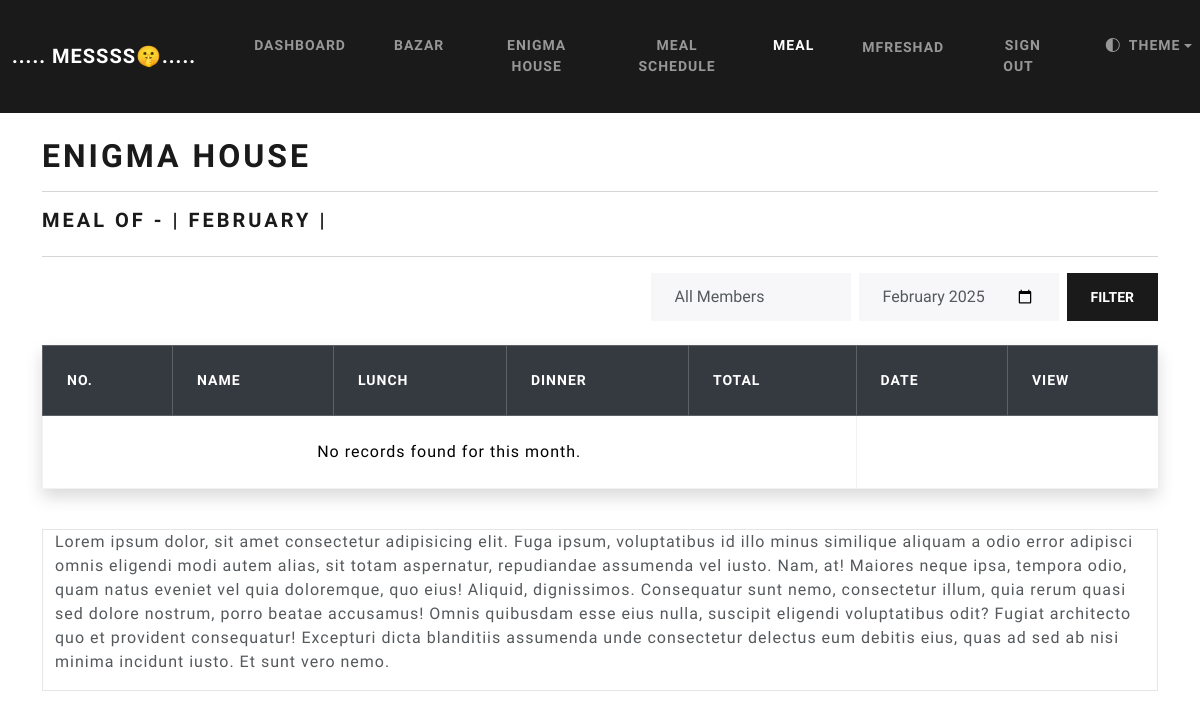
The page /meal (signed in) on the database as committed earlier.
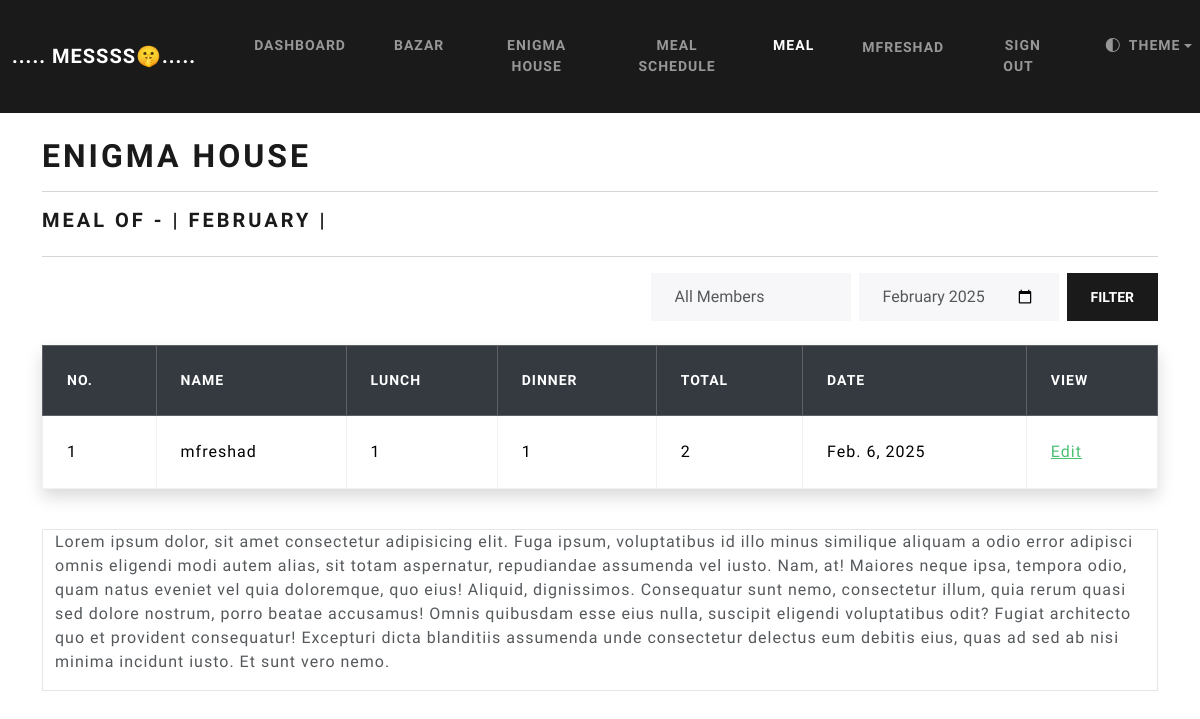
The same page on the database as committed later.
### webapp/models.py (models this page shows, shortened)
class User(AbstractBaseUser):
    first_name = models.CharField(max_length=50)
    last_name = models.CharField(max_length=50)
    username = models.CharField(max_length=50, unique=True)
    email = models.EmailField(max_length=100 , unique=True)
    phone = models.CharField(max_length=15, blank=True, unique=False, null=True)
    date_joined = models.DateTimeField(auto_now_add=True)
    last_login = models.DateTimeField(auto_now_add=True)
    created_login = models.DateTimeField(auto_now_add=True)
    modified_login = models.DateTimeField(auto_now_add=True)
    is_admin = models.BooleanField(default=False)
    is_staff = models.BooleanField(default=False)
    is_active = models.BooleanField(default=True)
    is_superadmin = models.BooleanField(default=False)
    in_mess = models.ForeignKey(
        Mess,
        on_delete=models.SET_NULL,
        null=True,
        blank=True,
        related_name='user'
    )
    USERNAME_FIELD = 'email'
    REQUIRED_FIELDS = ['username', 'first_name', 'last_name']
    objects = UserManager()
    def __str__(self):
        return self.username

class Mess(models.Model):
    name = models.CharField(max_length=100)
    mess_code = models.CharField(max_length=8, unique=True)
    lunch_update_time =  models.TimeField(default="08:00")
    meal_update_time =  models.TimeField(default="18:00")
    def __str__(self):
        return self.name

class Meal(models.Model):
    user = models.ForeignKey(
        User,
        on_delete=models.SET_NULL,
        null=True,
        blank=True,
        related_name='meal'
    )
    mess = models.ForeignKey(
        Mess,
        on_delete=models.SET_NULL,
        null=True,  # if Mess is deleted it will be NuLL
        related_name='meal'
    )
    lunch = models.IntegerField(default=0)  # Number of meals for lunch
    dinner = models.IntegerField(default=0)
    total_meal = models.IntegerField(default=0)
    date = models.DateField(auto_now_add=True)

### webapp/views.py (the view, shortened to what this page needs)
# urls.py: path('meal', views.meal_, name='meal_list'),
@login_required(login_url='my-login')
@never_cache
def meal_(request):
    if request.user.in_mess:
        current_date = datetime.now()
        selected_month = request.GET.get('month', current_date.strftime('%Y-%m'))
        selected_user = request.GET.get('user', '')
        try:
            year, month = map(int, selected_month.split('-'))
        except ValueError:
            year, month = current_date.year, current_date.month
        users_in_mess = User.objects.filter(in_mess=request.user.in_mess)
        all_meals = Meal.objects.filter(mess=request.user.in_mess, date__year=year, date__month=month)
        if selected_user and selected_user != "all":
            all_meals = all_meals.filter(user__username=selected_user)
        context = {
            'user_meal_totals' : all_meals,
            'selected_month': selected_month,
            'selected_user': selected_user,
            'users_in_mess': users_in_mess,
        }
    else:
        return redirect('join_mess')
    return render(request, 'webapp/meal.html' , context=context)

### webapp/templates/webapp/meal.html (shortened to what this page needs)
{% extends "webapp/base.html" %}
{% load crispy_forms_tags %}
{% block content %}
<h1> {{user.in_mess}} </h1>
<hr>
<div class="d-flex justify-content-between align-items-center flex-wrap">
    <span class="h4">Meal of - <strong id="demo"></strong></span>
</div>
<hr>
<form method="GET" class="d-flex align-items-center gap-2 flex-wrap justify-content-end">
    <select id="user" name="user" class="form-control" style="max-width: 200px">
        <option value="all" {% if selected_user == "all" %}selected{% endif %}>All Members</option>
    </select>
    <input
    type="month"
    id="month"
    name="month"
    class="form-control"
    style="max-width: 200px"
    value="{{ selected_month }}">
    <button type="submit" class="btn btn-primary" style="white-space: nowrap;">Filter</button>
</form>
<br>
<table class="table table-hover table-bordered shadow">
    <thead class="table-dark sticky-top mt-5">
      <th scope="col"> No. </th>
      <th scope="col"> Name </th>
      <th scope="col" > Lunch </th>
      <th scope="col"> Dinner </th>
      <th scope="col"> Total </th>
      <th scope="col"> Date </i> </th>
      {% if user.is_admin %}
      <th scope="col"> View </th>
      {% endif %}
    </thead>
    <tbody>
        {% if user_meal_totals %}
            {% for meal in user_meal_totals %}
                <tr>
                    <td>{{forloop.counter}}</td>
                    <td>{{meal.user}}</td>
                    <td>{{meal.lunch}}</td>
                    <td>{{meal.dinner}}</td>
                    <td>{{meal.total_meal}}</td>
                    <td>{{meal.date}}</td>
                    {% if user.is_admin %}
                    <td>
                        <a class="text-success edit-btn"
                           data-bs-toggle="modal"
                           data-bs-target="#exampleModal"
                           data-user="{{ meal.user }}"
                           data-lunch="{{ meal.lunch }}"
                           data-dinner="{{ meal.dinner }}"
                           data-date="{{ meal.date }}">
                           Edit
                        </a>
                    </td>
                    {% endif %}
                </tr>
            {% endfor %}
        {% else %}
        <tr>
            <td colspan="5" class="text-center">No records found for this month.</td>
        </tr
        {% endif %}
    </tbody>
  </table>
  <br>
 <div class="container bg-light bg-opacity-25">
    <p>Lorem ipsum dolor, sit amet consectetur adipisicing elit. Fuga ipsum, voluptatibus id illo minus similique aliquam a odio error adipisci omnis eligendi modi autem alias, sit totam aspernatur, repudiandae assumenda vel iusto. Nam, at! Maiores neque ipsa, tempora odio, quam natus eveniet vel quia doloremque, quo eius! Aliquid, dignissimos. Consequatur sunt nemo, consectetur illum, quia rerum quasi sed dolore nostrum, porro beatae accusamus! Omnis quibusdam esse eius nulla, suscipit eligendi voluptatibus odit? Fugiat architecto quo et provident consequatur! Excepturi dicta blanditiis assumenda unde consectetur delectus eum debitis eius, quas ad sed ab nisi minima incidunt iusto. Et sunt vero nemo.</p>
 </div>
{% endblock %}

### webapp/templates/webapp/base.html (shortened to what this page needs)
{% load static %}
<!DOCTYPE html>
<html lang="en" data-bs-theme="light">
  <head>
    <link id="css-link" rel="stylesheet" href="https://bootswatch.com/5/lux/bootstrap.min.css">
    <link rel="stylesheet" href='{% static "css/style.css" %}'>
    <link href="https://cdn.jsdelivr.net/npm/bootstrap-icons/font/bootstrap-icons.css" rel="stylesheet">
  </head>
  <body>
    {% include "webapp/navbar.html" %}
     <div class="container">
        <br>
         {% block content %}
         {% endblock  %}
     </div>
  </body>
</html>

### webapp/templates/webapp/navbar.html (shortened to what this page needs)
<nav class="navbar navbar-expand-lg navbar-dark bg-primary justify-content-center" data-bs-theme="dark">
      <a class="navbar-brand main-heading" href="{% url 'home' %}">
        &nbsp; ..... MeSsss🤫.....
      </a>
      <div class="collapse navbar-collapse text-center" id="navbarNavDropdown">
        <ul class="navbar-nav mr-auto">
          {% if user.is_authenticated %}
            {% if  user.in_mess %}
              <li class="nav-item">
                <a class="nav-link {% if request.path == '/dashboard' %}active{% endif %}" href='{% url "dashboard" %}'>Dashboard</a>
              </li>
              <li class="nav-item">
                <a class="nav-link {% if request.path == '/bazar-list' %}active{% endif %}" href='{% url "bazar-list" %}'>Bazar  </a>
              </li>
              <li class="nav-item">
                <a class="nav-link {% if request.path == '/my-mess' %}active{% endif %}" href='{% url "my-mess" %}'>{{user.in_mess}}  </a>
              </li>
              <li class="nav-item">
                <a class="nav-link {% if request.path == '/meal-schedule' %}active{% endif %}" href='{% url "meal_schedule" %}'> Meal Schedule  </a>
              </li>
              <li class="nav-item">
                <a class="nav-link {% if request.path == '/meal' %}active{% endif %}" href='{% url "meal_list" %}'> Meal</a>
              </li>
            {% else %}
              <li class="nav-item">
                <a class="nav-link {% if request.path == '/join-mess' or request.path == '/create-mess' %}active{% endif %}" href='{% url "join_mess" %}'>Join Mess &nbsp; <i class="fa fa-home" aria-hidden="true"></i> </a>
              </li>
            {% endif %}
            {% if  user.is_authenticated %}
            <li class="nav-item">
              <a class="nav-link btn btn-light " {%comment%}style="border-radius: 50%;"{%endcomment%} href="">{{user}} </a>
            </li>
          {% endif %}
            <li class="nav-item">
              <a class="nav-link " href='{% url "logout" %}'>Sign out &nbsp;  </a>
            </li>
          {% endif %}
          <li class="nav-item dropdown ms-auto me-auto" style='list-style-type: none;'>
            <a
              class="nav-link dropdown-toggle d-flex align-items-center"
              href="#"
              id="theme-menu"
              aria-expanded="false"
              data-bs-toggle="dropdown"
              aria-label="Toggle theme"
            >
              <i class="bi bi-circle-half"></i>
              <span class="ms-2">Theme</span>
            </a>
          </li>
        </ul>
      </div>
  </nav>

### static/css/style.css (style rules this page uses)
body { overflow-x: hidden; }
form { max-width: 100%; }

Rows that differ between the two databases and show on the page:
added Meal: user "mfreshad", lunch "1", dinner "1", total_meal "2", date "Feb. 6, 2025"
Other text that changed with them:
text no longer shown: "No records found for this month."
